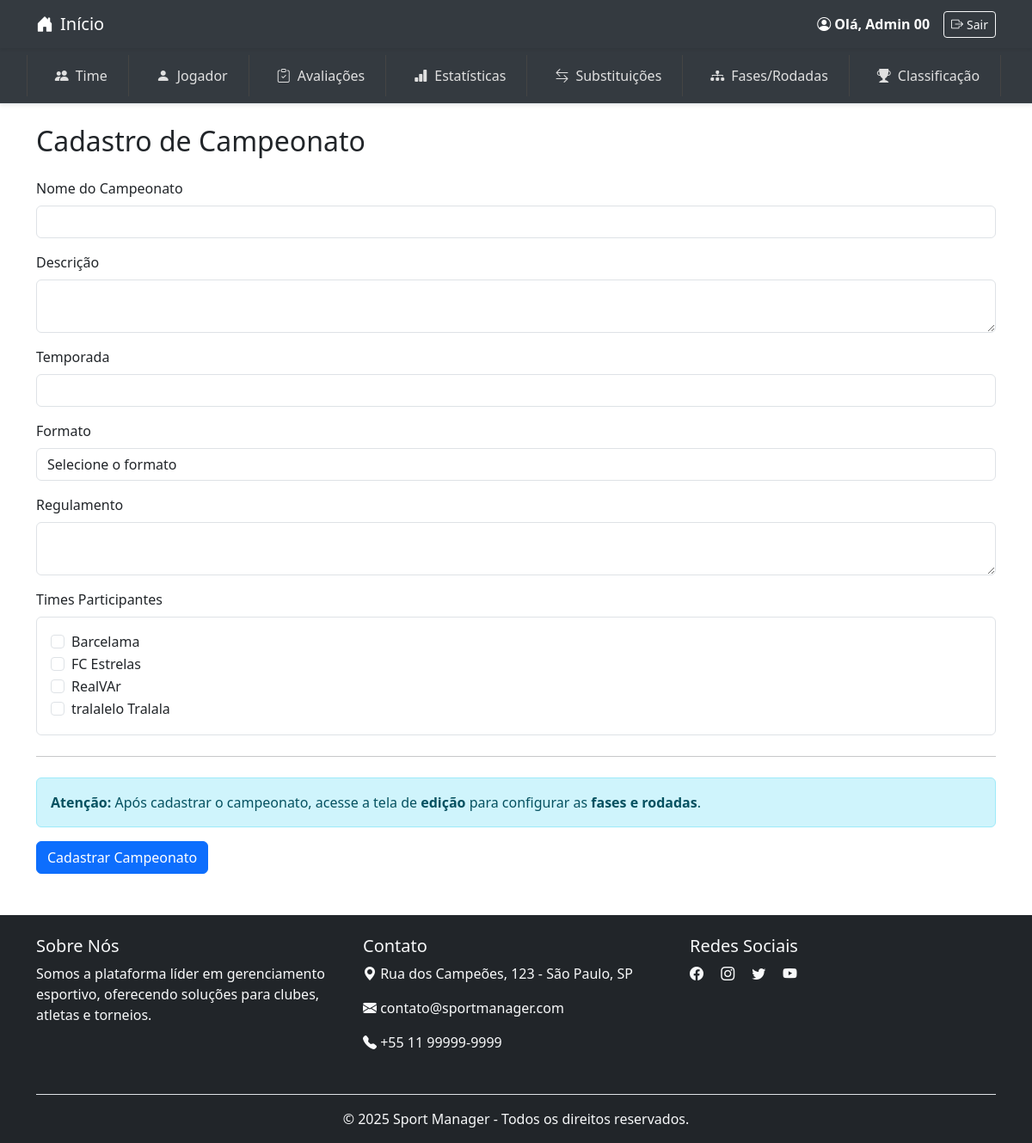
The page /public/views/cadastro/cadastro_campeonato.php (signed in) on the database its author committed.
### tables this page shows
CREATE TABLE `times` (
  `id` int NOT NULL AUTO_INCREMENT,
  `nome` varchar(100) NOT NULL,
  `escudo` varchar(255) DEFAULT NULL,
  `cidade` varchar(100) DEFAULT NULL,
  `estadio` varchar(100) DEFAULT NULL,
  `admin_id` int DEFAULT NULL,
  `codigo_publico` varchar(10) DEFAULT NULL,
  PRIMARY KEY (`id`),
  UNIQUE KEY `codigo_publico` (`codigo_publico`)
);

### public/views/cadastro/cadastro_campeonato.php (the view, shortened to what this page needs)
<?php
require_once __DIR__ . '/../../../config/database.php';
?>
<?php include '../cabecalho/header.php'; ?>
<?php
$tipo_usuario = strtolower(trim($_SESSION['usuario_tipo']));
if ($tipo_usuario === 'administrador') {
    include '../cabecalho/tabela_administrativa.php';
} else {
    include '../cabecalho/tabela.php';
}
?>
<!DOCTYPE html>
<html lang="pt-br">
<head>
    <link href="../../../assets/css/bootstrap.min.css" rel="stylesheet">
</head>
<body>
    <div class="container mt-4">
        <h2 class="mb-4">Cadastro de Campeonato</h2>
        <form action="../../../routes/championships.php" method="POST">
            <div class="mb-3">
                <label class="form-label">Nome do Campeonato</label>
                <input type="text" class="form-control" name="nome" required>
            </div>
            <div class="mb-3">
                <label class="form-label">Descrição</label>
                <textarea class="form-control" name="descricao" required></textarea>
            </div>
            <div class="mb-3">
                <label class="form-label">Temporada</label>
                <input type="number" class="form-control" name="temporada" min="1900" max="2100" required>
            </div>
            <div class="mb-3">
                <label class="form-label">Formato</label>
                <select class="form-control" name="formato" required>
                    <option value="">Selecione o formato</option>
                </select>
            </div>
            <div class="mb-3">
                <label class="form-label">Regulamento</label>
                <textarea class="form-control" name="regulamento" required></textarea>
            </div>
            <div class="mb-4">
                <label class="form-label">Times Participantes</label>
                <div class="border rounded p-3" style="max-height: 200px; overflow-y: auto;">
                    <?php
                    $queryTimes = "SELECT id, nome FROM times ORDER BY nome ASC";
                    $resultTimes = $conn->query($queryTimes);
                    while ($time = $resultTimes->fetch_assoc()) {
                        echo "
                    <div class='form-check'>
                        <input class='form-check-input' type='checkbox' name='times[]' value='{$time['id']}' id='time_{$time['id']}'>
                        <label class='form-check-label' for='time_{$time['id']}'>
                            {$time['nome']}
                        </label>
                    </div>";
                    }
                    ?>
                </div>
            </div>
            <hr class="my-4">
            <div class="alert alert-info">
                <strong>Atenção:</strong> Após cadastrar o campeonato, acesse a tela de <strong>edição</strong> para configurar as <strong>fases e rodadas</strong>.
            </div>
            <div class="mb-5">
                <button type="submit" class="btn btn-primary">Cadastrar Campeonato</button>
            </div>
        </form>
    </div>
    <?php include '../cabecalho/footer.php'; ?>
</body>
</html>

### rows shown on the page
times: nome "Barcelama"
times: nome "FC Estrelas"
times: nome "RealVAr"
times: nome "tralalelo Tralala"

### other values the page prints
$_SESSION['usuario_nome'] "Admin 00"
